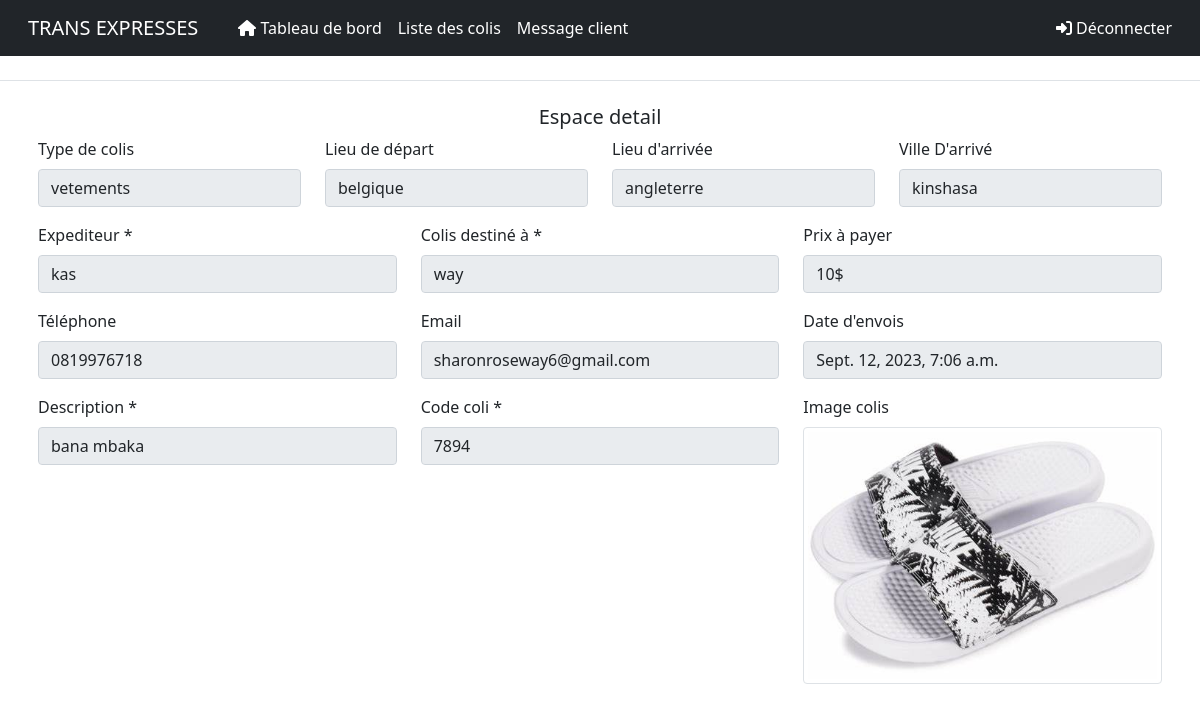
The page /update_coli/id=1 (signed in) on the database its author committed.
### colis/models.py (models this page shows, shortened)
class Coli(models.Model):
    typeColi = models.CharField(max_length=50)
    lieuDepart = models.CharField(max_length=50)
    lieuArriver = models.CharField(max_length=50)
    villeArriver = models.CharField(max_length=50,default='pas de ville')
    expedi = models.CharField(max_length=50)
    desti = models.CharField(max_length=50)
    kilo = models.IntegerField(default=0,null=True)
    telephone = models.CharField(max_length=50)
    email = models.CharField(max_length=100)
    created_coli = models.DateTimeField(auto_now_add=True)
    description = models.TextField(max_length=100,default="Pas de details")
    codeColi = models.CharField(max_length=50)
    image = models.FileField(upload_to='images',blank=True,default='aucune image')
    class Meta:
        verbose_name = 'Coli'
        verbose_name_plural = 'Colis'

### colis/views.py (the view, shortened to what this page needs)
# urls.py: path('update_coli/id=<int:id>', update_coli, name='update_coli'),
def update_coli(request, id):
    if request.user.is_authenticated:
        colis = get_object_or_404(Coli, id=id)
        page = 'list_colis'
        return render(request, 'update_coli.html',{'colis':colis,'coli':page})
    else:
        return redirect('connexion')

### templates/update_coli.html (shortened to what this page needs)
{% extends 'script.html' %}
{% load static %}
{% block main %}
{% include "menuHome.html" %}
<div class="d-flex justify-content-between flex-wrap flex-md-nowrap align-items-center pt-3 pb-2 mb-3 border-bottom">
</div>
<div class="container p-2">
    <h1 class="h5 text-center">Espace detail </h1>
    <form action="" method="post">
        <div class="row">
            <div class="col-12 col-md-3 col-lg-3 col-xl-3">
                <div class="mb-3">
                    <label for="exampleFormControlInput1" class="form-label">Type de colis</label>
                    <input type="text" name="typeColi" id="typeColi" class="form-control" value="{{colis.typeColi}}" disabled required>
                </div>
            </div>
            <div class="col-12 col-md-3 col-lg-3 col-xl-3">
                <div class="mb-3">
                    <label for="exampleFormControlInput1" class="form-label">Lieu de départ</label>
                    <input type="text" class="form-control" name="lieuDepart" id="lieuDepart" value="{{colis.lieuDepart}}" disabled required>
                </div>
            </div>
            <div class="col-12 col-md-3 col-lg-3 col-xl-3">
                <div class="mb-3">
                    <label for="exampleFormControlInput1" class="form-label">Lieu d'arrivée</label>
                    <input type="text" name="lieuArriver" id="lieuArriver" class="form-control" value="{{colis.lieuArriver}}" disabled required>
                </div>
            </div>
            <div class="col-12 col-md-3 col-lg-3 col-xl-3">
                <div class="mb-3">
                    <label for="exampleFormControlInput1" class="form-label">Ville D'arrivé</label>
                    <input type="text" class="form-control" name="villeArriver" value="{{colis.villeArriver}}" disabled required>
                </div>
            </div>
        </div>
        <div class="row">
            <div class="col-12 col-md-4 col-lg-4 col-xl-4">
                <div class="mb-3">
                    <label for="exampleFormControlInput1" class="form-label">Expediteur *</label>
                    <input type="text" class="form-control" name="expediteur" value="{{colis.expedi}}" disabled required>
                </div>
            </div>
            <div class="col-12 col-md-4 col-lg-4 col-xl-4">
                <div class="mb-3">
                    <label for="exampleFormControlInput1" class="form-label">Colis destiné à *</label>
                    <input type="text" class="form-control" name="destinateur" value="{{colis.desti}}" disabled required>
                </div>
            </div>
            <div class="col-12 col-md-4 col-lg-4 col-xl-4">
                <div class="mb-3">
                    <label for="exampleFormControlInput1" class="form-label">Prix à payer</label>
                    <input type="text" class="form-control" name="kilo" value="{{colis.kilo}}$" disabled required>
                </div>
            </div>
        </div>
        <div class="row">
            <div class="col-12 col-md-4 col-lg-4 col-xl-4">
                <div class="mb-3">
                    <label for="exampleFormControlInput1" class="form-label">Téléphone</label>
                    <input type="text" class="form-control" name="telephone" value="{{colis.telephone}}" disabled  required>
                </div>
            </div>
            <div class="col-12 col-md-4 col-lg-4 col-xl-4">
                <div class="mb-3">
                    <label for="exampleFormControlInput1" class="form-label">Email</label>
                    <input type="email" class="form-control" name="email" value="{{colis.email}}" disabled  required>
                </div>
            </div>
            <div class="col-12 col-md-4 col-lg-4 col-xl-4">
                <div class="mb-3">
                    <label for="exampleFormControlInput1" class="form-label">Date d'envois</label>
                    <input type="text" class="form-control" name="created_coli" value="{{colis.created_coli}}" disabled required>
                </div>
            </div>
        </div>
        <div class="row">
            <div class="col-12 col-md-4 col-lg-4 col-xl-4">
                <div class="mb-3">
                    <label for="exampleFormControlInput1" class="form-label">Description *</label>
                    <input type="text" class="form-control" name="description"  value="{{colis.description}}" disabled required>
                </div>
            </div>
            <div class="col-12 col-md-4 col-lg-4 col-xl-4">
                <div class="mb-3">
                    <label for="exampleFormControlInput1" class="form-label">Code coli *</label>
                    <input type="email" class="form-control"  name="codeColi" value="{{colis.codeColi}}" disabled required>
                </div>
            </div>
            <div class="col-12 col-md-4 col-lg-4 col-xl-4">
                <div class="mb-3">
                    <label for="exampleFormControlInput1" class="form-label"> Image colis</label>
                    <div class="mb-3 col_img1">
                        <img alt="Image selectionner" src="{{colis.image.url}}" class="img-thumbnail" id="thumbnail">
                    </div>
                </div>
            </div>
        </div>
    </form>
</div>
{% endblock main %}

### static/css/index.css (style rules this page uses)
* { margin: 0; padding: 0; }

### rows shown on the page
Coli: typeColi "vetements", lieuDepart "belgique", lieuArriver "angleterre", villeArriver "kinshasa", expediteur "kas", destinateur "way", kilo "10$", telephone "0819976718", email "sharonroseway6@gmail.com", created_coli "Sept. 12, 2023, 7:06 a.m.", description "bana mbaka", codeColi "7894", image (picture)
